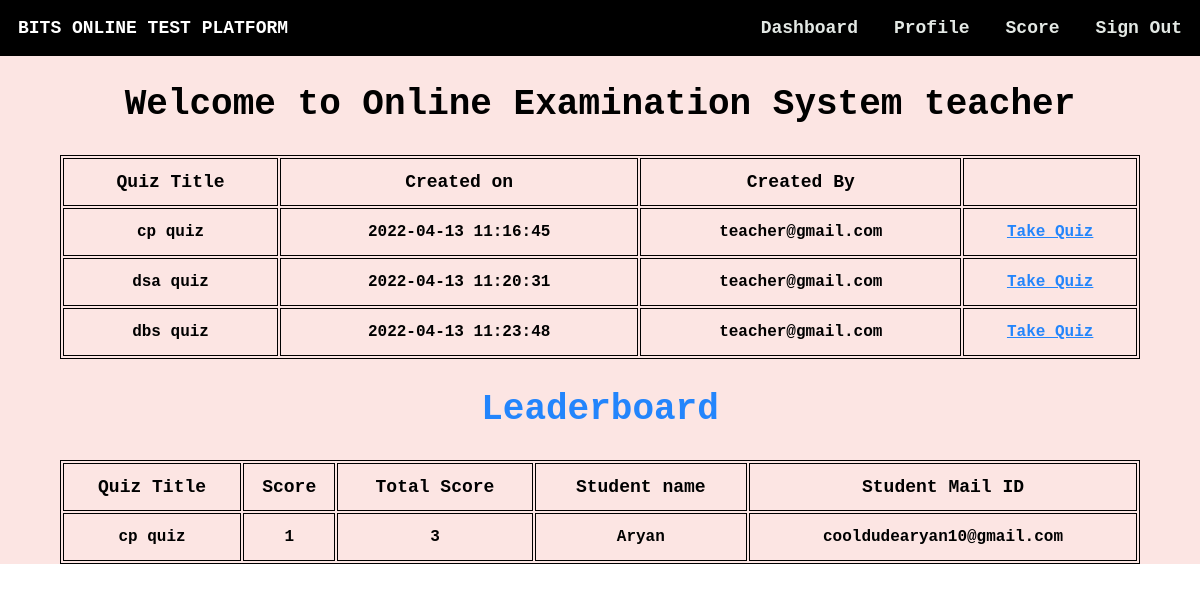
/DBS_PR_13_Code_2019B3A70470P/homestud.php (signed in), run on the app's committed database.
### tables this page shows
CREATE TABLE IF NOT EXISTS `staff` (
  `staffid` varchar(10) NOT NULL,
  `name` varchar(20) NOT NULL,
  `mail` varchar(30) NOT NULL,
  `phno` varchar(10) NOT NULL,
  `gender` varchar(1) NOT NULL,
  `DOB` varchar(10) NOT NULL,
  `pw` varchar(200) NOT NULL,
  `dept` varchar(3) DEFAULT NULL,
  PRIMARY KEY (`mail`),
  UNIQUE KEY `mail` (`mail`,`phno`),
  UNIQUE KEY `staffid` (`staffid`)
);

CREATE TABLE IF NOT EXISTS `quiz` (
  `quizid` int(11) NOT NULL AUTO_INCREMENT,
  `quizname` varchar(20) NOT NULL,
  `date_created` timestamp NOT NULL DEFAULT CURRENT_TIMESTAMP,
  `mail` varchar(30) DEFAULT NULL,
  PRIMARY KEY (`quizid`),
  KEY `mail` (`mail`)
);

CREATE TABLE IF NOT EXISTS `score` (
  `slno` int(11) NOT NULL AUTO_INCREMENT,
  `score` int(11) NOT NULL,
  `quizid` int(11) NOT NULL,
  `mail` varchar(30) DEFAULT NULL,
  `totalscore` int(11) DEFAULT NULL,
  `remark` varchar(20) DEFAULT NULL,
  PRIMARY KEY (`slno`),
  KEY `quizid` (`quizid`),
  KEY `mail` (`mail`)
);

CREATE TABLE IF NOT EXISTS `student` (
  `usn` varchar(10) NOT NULL,
  `name` varchar(20) NOT NULL,
  `mail` varchar(30) NOT NULL,
  `phno` varchar(10) NOT NULL,
  `gender` varchar(1) NOT NULL,
  `DOB` varchar(10) NOT NULL,
  `pw` varchar(200) NOT NULL,
  `dept` varchar(3) DEFAULT NULL,
  PRIMARY KEY (`mail`),
  UNIQUE KEY `mail` (`mail`),
  UNIQUE KEY `phno` (`phno`),
  UNIQUE KEY `usn` (`usn`),
  KEY `dept` (`dept`)
);

### DBS_PR_13_Code_2019B3A70470P/homestud.php (the view, shortened to what this page needs)
<html>
<head>
</head>
<?php
$conn = mysqli_connect('localhost', 'root', '', 'DBS_PR_13_2019B3A70470P');
?>
<body style="color: #000 !important;font-weight:bolder;margin: 0 !important;font-weight: bolder !important;font-family: 'Courier New', Courier, monospace;">
    <div style="background-color: #fce5e3;height: auto;">
        <div class="navbar" style="display: inline-flex;width: 100%;color:#fff;position:fixed;">
            <section style="margin: 1.5vw;">BITS ONLINE TEST PLATFORM</section>
            <ul style="display: inline-flex;padding: 0 !important;margin: 0;float: right;right: 0;position: fixed;width: 50vw;color:#e3e8e4;">
                <li onclick="dash()">Dashboard</li>
                <li onclick="prof()">Profile</li>
                <li onclick="score()">Score</li>
                <li onclick="lo()">Sign Out</li>
            </ul>
        </div><br><br>
        <?php
        $type1 = $_SESSION["type"];
        $username1 = $_SESSION["username"];
        $sql = "select * from " . $type1 . " where mail='{$username1}'";
        $res =   mysqli_query($conn, $sql);
        if ($res == true) {
            while ($row = mysqli_fetch_array($res)) {
                $dbname = $row['name'];
            }
        }
        ?>
        <center><section style="width:100vw;margin:0vw;margin-top:4vw;font-size:2vw;"><h2>Welcome to Online Examination System&nbsp;<?php echo $dbname ?></h2></section></center>
        <section style="color:#2385fc !important">
        <?php
            $sql ="select * from quiz";
            $res=mysqli_query($conn,$sql);
            if($res)
            {
                echo "<center><table><thead><tr><td>Quiz Title</td><td>Created on</td><td>Created By</td><td>  </td></tr></thead>";
                while ($row = mysqli_fetch_assoc($res)) {
                    echo "<tr><td>".$row["quizname"]."</td><td>".$row["date_created"]."</td><td>".$row["mail"]."</td><td><a id=\"tq\" href='takeq.php?qid=".$row['quizid']."'>Take Quiz</button></tr>";
                }
                echo "</table></center>";
            }
            ?>
        </section>
            <section style="color:#fff !important">
            <?php
            $sql="call leaderboard;";
            $res=mysqli_query($conn,$sql);
            if($res)
            {
                echo "<center><h1 style=\"font-size: 3vw; color:#2385fc;\">Leaderboard</h1></center>";
                echo "<table id=\"le\"><thead><tr><td>Quiz Title</td><td>Score</td><td>Total Score</td><td>Student name</td><td>Student Mail ID</td></tr></thead>";
                while ($row = mysqli_fetch_assoc($res)) {
                    echo "<tr><td>".$row["quizname"]."</td><td>".$row["score"]."</td><td>".$row["totalscore"]."</td><td>".$row["name"]."</td><td>".$row["mail"]."</td></tr>";
                }
                echo "</table>";
            }
            else{
                echo mysqli_error($conn);
            }
            ?>
        </section>
    </div>
</body>
</html>

### DBS_PR_13_Code_2019B3A70470P/homestud.php (style rules this page uses)
li { margin: 1.5vw; font-size: 1.5vw !important; }
ul { list-style: none; width: auto !important; font-weight: 2vw !important; }
.navbar { background-color: black !important; font-size: 1.5vw !important; }
a { text-decoration: none; color: #2385fc; }
table { width: 90vw; margin-left: 5vw; margin-right: 5vw; align-content: center; border: 1px solid black; }
thead { font-weight:900; font-size: 1.5vw; }
td { width: auto; border: 1px solid black; text-align: center; height: 4vw; font-weight: bold; }
#tq { text-decoration: underline; }

### data on the page
staff: name "teacher"
quiz: quizname "cp quiz", date_created "2022-04-13 11:16:45", mail "teacher@gmail.com"
quiz: quizname "dsa quiz", date_created "2022-04-13 11:20:31", mail "teacher@gmail.com"
quiz: quizname "dbs quiz", date_created "2022-04-13 11:23:48", mail "teacher@gmail.com"
score: quizid.quizname "cp quiz", score "1", totalscore "3", mail.name "Aryan", mail "cooldudearyan10@gmail.com"
